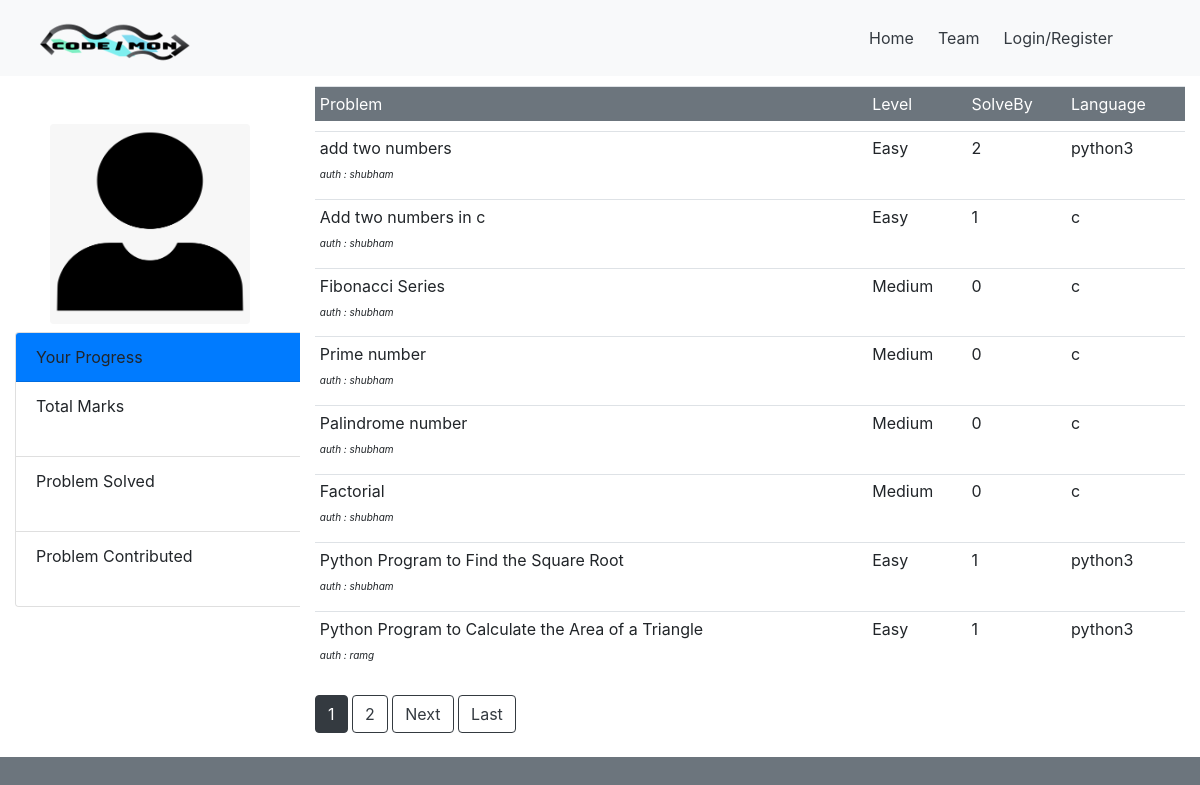
The page /Question on the database its author committed.
### Code_sh/models.py (models this page shows, shortened)
class Problems(models.Model):
    Problem_Name = models.CharField(max_length=50,unique=True)
    Problem_Description=models.TextField()
    Problem_Tags =models.TextField()
    Problem = models.TextField()
    Problem_Setter = models.CharField(max_length=50)
    Total_submission = models.IntegerField(default=0)
    Total_Accepted = models.IntegerField(default=0)
    Problem_level = models.CharField(max_length=8)
    Language = models.CharField(max_length=15)

### Code_sh/views.py (the view)
# urls.py: re_path(r'Question$', views.Questions,name="Question"),
def Questions(request):
     Questions = Problems.objects.all()
     Ans=Solved.objects.filter(user_name = request.user.username).aggregate(total = Sum('Number'),que = Count('user_name'))
     cont = Problems.objects.filter(Problem_Setter = request.user.username).aggregate(con = Count('Problem_Setter'))
     paginator = Paginator(Questions, 8)
     page_number = request.GET.get('page')
     page_obj = paginator.get_page(page_number)
     return render(request,'Code_sh/Question.html',{'Questions':page_obj,'User':request.user.username,'Total':Ans['total'],'Que':Ans['que'],'Contribute':cont['con']})

### Code_sh/templates/Code_sh/Question.html (shortened to what this page needs)
<!DOCTYPE html>
{% extends "Code_sh/Base.html" %}
{% block content %}
 {% load static %}
 <div class="container-fluid">
  <div class="row">
    <div class="col-sm-3 bg-white" style="padding-bottom: 100px">
        <img src="{% static 'Code_sh/human.png' %}" width="200" height="200"  class="rounded mx-auto d-block mt-5" >
       <div class="card" style="width: 24rem;">
  <div class="card-header bg-primary" >
    Your Progress
  </div>
  <ul class="list-group list-group-flush">
    <li class="list-group-item " >Total Marks<h5 style="font-size:15px" align="right" >{{Total}}</h5></li>
    <li class="list-group-item">Problem Solved<h5 style="font-size:15px" align="right" >{{Que}}</h5></li>
    <li class="list-group-item">Problem Contributed<h5 style="font-size:15px" align="right">{{Contribute}}</h5></li>
  </ul>
</div>
       </div>
    <div class="col-sm-9  bg-white" >
     <table class="table table-sm">
      <thead class="bg-secondary text-white">
      	<tr >
      		<td>Problem</td>
      		 <td>Level</td>
      		 <td>SolveBy</td>
      		  <td>Language</td>
      	</tr>
      </thead>
      <tbody>
      {% for Question in Questions %}
      {% with '/Problems/'|add:Question.Problem_Name as result %}
      	<tr style="cursor: pointer; border-radius: 20px; border-color: red;" onclick="location.href= '{{result}}'" id="trr" >
       <td style=" font-size: 16px;">{{Question.Problem_Name}} <br> <span style="font-style: oblique; font-size: 10px;"> auth : {{Question.Problem_Setter}}</span></td>
       <td style=" font-size: 16px;">{{Question.Problem_level}} </td>
       <td style=" font-size: 16px;"> {{Question.Total_Accepted}}</td>
       <td style="font-size: 16px;">{{Question.Language}} </td>
      </tr>
      {% endwith %}
      {%endfor%}
       </tbody>
      </table>
      {% for num in Questions.paginator.page_range %}
        {% if Questions.number == num %}
          <a class="btn btn-dark mb-4" href="?page={{ num }}">{{ num }}</a>
        {% elif num > Questions.number|add:'-3' and num < Questions.number|add:'3' %}
          <a class="btn btn-outline-dark mb-4" href="?page={{ num }}">{{ num }}</a>
        {% endif %}
      {% endfor %}
      {% if Questions.has_next %}
        <a class="btn btn-outline-dark mb-4" href="?page={{ Questions.next_page_number }}">Next</a>
        <a class="btn btn-outline-dark mb-4" href="?page={{ Questions.paginator.num_pages }}">Last</a>
      {% endif %}
     </div>
  </div>
</div>
 {% endblock content%}

### Code_sh/templates/Code_sh/Base.html (shortened to what this page needs)
{% load static %}
<!DOCTYPE html>
<html>
<head>
    <link rel="stylesheet" href="https://maxcdn.bootstrapcdn.com/bootstrap/4.0.0/css/bootstrap.min.css">
</head>
<body class="bg-secondary">
<nav class=" navbar navbar-expand-md  bg-light sticky-top text-primary">
	<div class="container-fluid">
	<a class="navbar-brand" href="{% url 'Home' %}"><img src="{% static 'Code_sh/logo1.png' %}"></a>
	<div class="collapse navbar-collapse" id="navbarResponsive">
		<ul class="navbar-nav ml-auto">
		<li class="nav-item active mr-2"><a class="nav-link text-dark" href="{% url 'Home' %}">Home</a></li>
        <li class="nav-item active mr-2"><a class="nav-link text-dark" href="#c">Team</a></li>
        {%if user.is_authenticated %}
        <li class="nav-item active mr-2"><a class="nav-link text-dark" href="{% url 'Question' %}">Problems</a></li>
        <li class="nav-item active mr-2"><a class="nav-link text-dark" href="{% url 'contribute' %}">Contribute</a></li>
        <li class="nav-item active mr-5"><a class="nav-link text-dark" href="{% url 'Logout' %}">Logout</a></li>
        {%else%}
        <li class="nav-item active mr-5"><a class="nav-link text-dark" href="{% url 'login' %}">Login/Register</a></li>
        {% endif %}
		</ul>
	</div>
	</div>
</nav>
{% block content %}{% endblock %}
</body>

### Code_sh/templates/Code_sh/Base.html (style rules this page uses)
.table { border-collapse: separate; border-spacing:0 10px; }

### rows shown on the page
Problems: Problem_Name "add two numbers", Problem_Setter "shubham", Problem_level "Easy", Total_Accepted "2", Language "python3"
Problems: Problem_Name "Add two numbers in c", Problem_Setter "shubham", Problem_level "Easy", Total_Accepted "1", Language "c"
Problems: Problem_Name "Fibonacci Series", Problem_Setter "shubham", Problem_level "Medium", Total_Accepted "0", Language "c"
Problems: Problem_Name "Prime number", Problem_Setter "shubham", Problem_level "Medium", Total_Accepted "0", Language "c"
Problems: Problem_Name "Palindrome number", Problem_Setter "shubham", Problem_level "Medium", Total_Accepted "0", Language "c"
Problems: Problem_Name "Factorial", Problem_Setter "shubham", Problem_level "Medium", Total_Accepted "0", Language "c"
Problems: Problem_Name "Python Program to Find the Square Root", Problem_Setter "shubham", Problem_level "Easy", Total_Accepted "1", Language "python3"
Problems: Problem_Name "Python Program to Calculate the Area of a Triangle", Problem_Setter "ramg", Problem_level "Easy", Total_Accepted "1", Language "python3"

### other values the page prints
{{ num }} "1"
{{ num }} "2"
